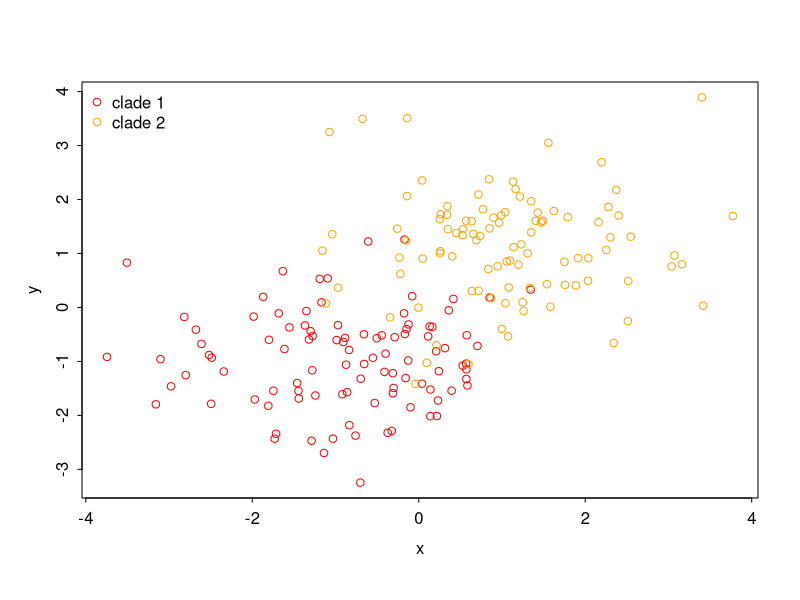

Here is the R script that generated this plot:
## Started Halloween 2025 (Gobabeb) ##
## Working off Will's  misspecified-regression.rmd ##
## ... to make a figure for the paper ##

# Simulate one lineage
apples.x <- rnorm(n=100, mean=-1, sd=1)
apples.y <- rnorm(n=100, mean=-1, sd=1)

# Simulate another lineage
oranges.x <- rnorm(n=100, mean=1, sd=1)
oranges.y <- rnorm(n=100, mean=1, sd=1)

# Merge the data
data <- data.frame(x=c(apples.x,oranges.x), 
  y=c(apples.y,oranges.y), fruit=rep(c("apples","oranges"),each=100))

pdf("/Users/lizzie/Documents/git/projects/misc/miscmisc/bayesianflows/examples/misspecifiednonidentified/nonidentgraph.pdf", 
		height=5, width=4)
par(mgp=c(2, 0.5, 0), tck=-0.01)
with(data, plot(y~x, type="n"))
points(data=subset(data, fruit=="apples"), y~x, col="red")
points(data=subset(data, fruit=="oranges"), y~x, col="orange")
legend("topleft", col=c("red", "orange"), legend=c("clade 1", "clade 2"), pch=1, bty="n")
dev.off()